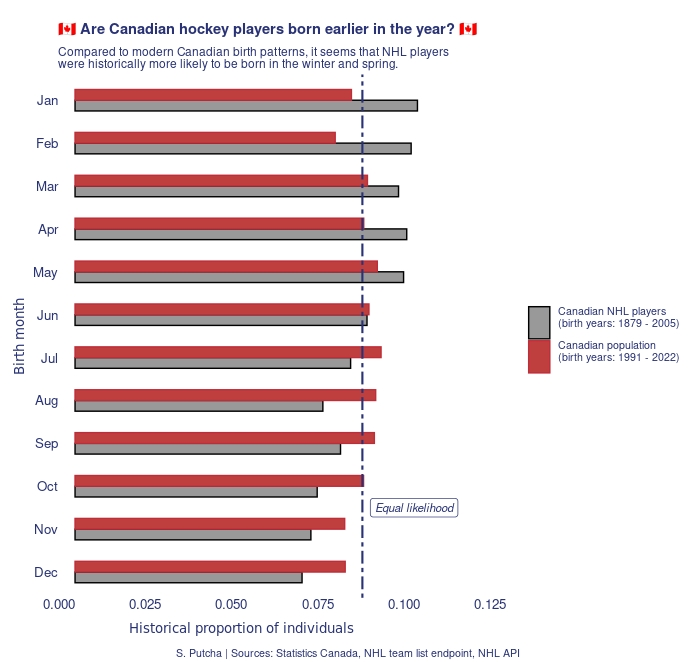

The script that drew this image:
# Title: Canadian Hockey Player Birth Months
# Date created: 08 January 2024

# Load libraries -------------------------------------------------------------------------------------
library(readr)
library(dplyr)
library(ggplot2)

# Load in data ---------------------------------------------------------------------------------------
canada_births_1991_2022 <- readr::read_csv('https://raw.githubusercontent.com/rfordatascience/tidytuesday/master/data/2024/2024-01-09/canada_births_1991_2022.csv')
nhl_player_births <- readr::read_csv('https://raw.githubusercontent.com/rfordatascience/tidytuesday/master/data/2024/2024-01-09/nhl_player_births.csv')
nhl_rosters <- readr::read_csv('https://raw.githubusercontent.com/rfordatascience/tidytuesday/master/data/2024/2024-01-09/nhl_rosters.csv')
nhl_teams <- readr::read_csv('https://raw.githubusercontent.com/rfordatascience/tidytuesday/master/data/2024/2024-01-09/nhl_teams.csv')

# Local variables ------------------------------------------------------------------------------------
red <- "#bf3f3f"
dark_red <- "#C02C38"
blue <- "#293276"
grey <- "#999999"

# Data wrangling -------------------------------------------------------------------------------------
genpop_birth_months <- canada_births_1991_2022 %>% group_by(month) %>%
                       summarise(total_births = sum(births))
genpop_birth_months$prop_total_births <- genpop_birth_months$total_births / sum(genpop_birth_months$total_births)
genpop_birth_months$month <- month.abb
genpop_birth_months$month <- factor(genpop_birth_months$month, levels = unique(genpop_birth_months$month))
genpop_birth_months$data_id <- "Canadian population\n(birth years: 1991 - 2022)\n"

canadian_nhl_players <- nhl_player_births %>% filter(grepl('CAN', birth_country))
canadian_nhl_birth_months <- as.data.frame(table(canadian_nhl_players$birth_month))
names(canadian_nhl_birth_months) <- c("month", "total_births")
canadian_nhl_birth_months$month <- month.abb
canadian_nhl_birth_months$month <- factor(canadian_nhl_birth_months$month, levels = unique(canadian_nhl_birth_months$month))
canadian_nhl_birth_months$prop_total_births <- canadian_nhl_birth_months$total_births / sum(canadian_nhl_birth_months$total_births)
canadian_nhl_birth_months$data_id <- "Canadian NHL players\n(birth years: 1879 - 2005)\n"

merged_df = merge(x = genpop_birth_months, y = canadian_nhl_birth_months, all = TRUE)
rm(canada_births_1991_2022, nhl_player_births, nhl_rosters, nhl_teams, genpop_birth_months, canadian_nhl_players, canadian_nhl_birth_months)

# Create plot ----------------------------------------------------------------------------------------
annotation <- data.frame(
  x = c(1/12+0.015),
  y = c(2.5),
  label = c("Equal likelihood")
)

ggplot() +
  geom_col(data = merged_df, 
         aes(x = prop_total_births, 
             y = reorder(month, desc(month)), 
             fill = data_id, 
             color = data_id), 
         width = 0.5, 
         position = "dodge") + 
  scale_x_continuous(expand = expansion(mult = c(0.05, 0.3))) +
  labs(x = "Historical proportion of individuals", y = "Birth month") + 
  labs(caption = "S. Putcha | Sources: Statistics Canada, NHL team list endpoint, NHL API",
       title =  "🇨🇦 Are Canadian hockey players born earlier in the year? 🇨🇦",
       subtitle = "Compared to modern Canadian birth patterns, it seems that NHL players\nwere historically more likely to be born in the winter and spring." ) +
  theme_void() +
  theme(
    axis.text.y = element_text(size = 10, hjust = 1, color = blue, family = "Helvetica"),
    axis.text.x =  element_text(size = 10, hjust = 1, color = blue, family = "Helvetica", ),
    plot.title = element_text(size = 11, vjust = 2, color = blue, family = "Helvetica", face = "bold"),
    plot.subtitle = element_text(size = 9, vjust = 2, color = blue, family = "Helvetica"),
    plot.caption = element_text(size = 8, vjust =  -5, color = blue, family = "Helvetica"),
    plot.margin = margin(rep(15, 4)),
    axis.title.x =  element_text(size = 10, color = blue, vjust = -3, hjust = 0.3, family = "Helvetica-Narrow"),
    axis.title.y =  element_text(size = 10, angle = 90, color = blue, vjust = 3, family = "Helvetica-Narrow"),
    legend.text = element_text(size = 8, family = "Helvetica", color = blue),
    legend.title = element_blank()
    ) +  
  geom_vline(xintercept = 1/12, linetype = "twodash", color = blue,linewidth = 0.75) +
  geom_label(data = annotation, 
             aes(x = x, y = y, label = label), 
             colour = blue, 
             fontface = "italic", 
             size = 3, 
             angle = 45) + 
  scale_fill_manual(values = c(grey, red)) + scale_color_manual(values = c("black", dark_red))
